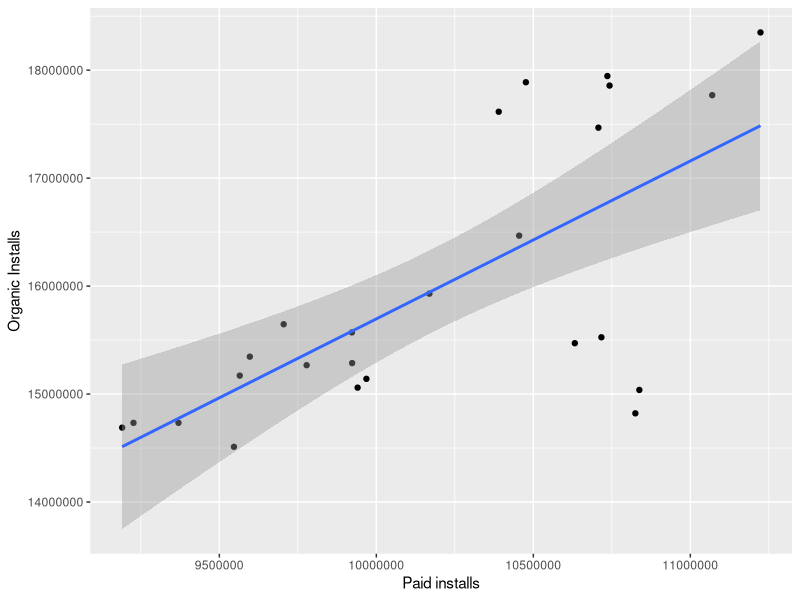

The R source for this figure:
## ---- chunk 1
# clear our global environment
rm(list=ls())

# effectively prevent scientific notation e.g e+04
options(scipen = 999)
## ---- chunk 2
# Read in the data
data <- read.csv("data2.csv", header=TRUE)

# Feature construction
data$total <- data$paid + data$organic

# Examine if there is a fairly linear relationship between paid and organic
library(ggplot2)
ggplot(data = data, aes(x=paid, y=organic))+geom_point()+labs(x="Paid installs", y="Organic Installs", main="Paid vs Organic installs")+geom_smooth(method=lm)
## ---- chunk 3
fit <- lm(organic ~ paid, data = data)
summary(fit)
## ---- chunk 4
actual.o <- data$organic
pred.o <- fitted(fit)
comparison <- as.data.frame(cbind("Actual Organic"=actual.o, "Predicted Organic" = pred.o, "Difference (%)" = round(sqrt((actual.o-pred.o)^2)/actual.o*100, 2)))
comparison[1:25,]
